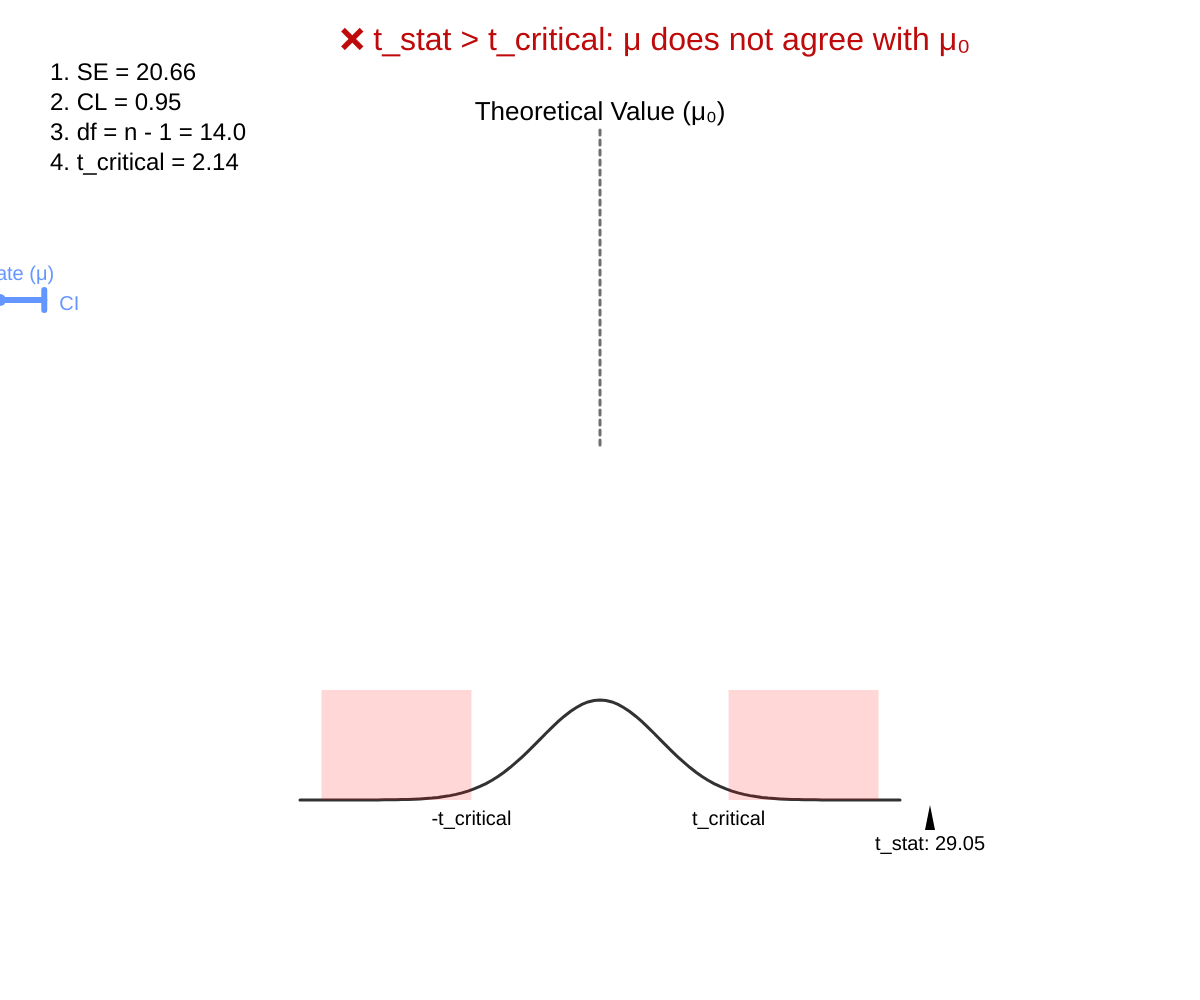
Frame 1 (no input)
Frame 60 (no input): identical to frame 1, image omitted
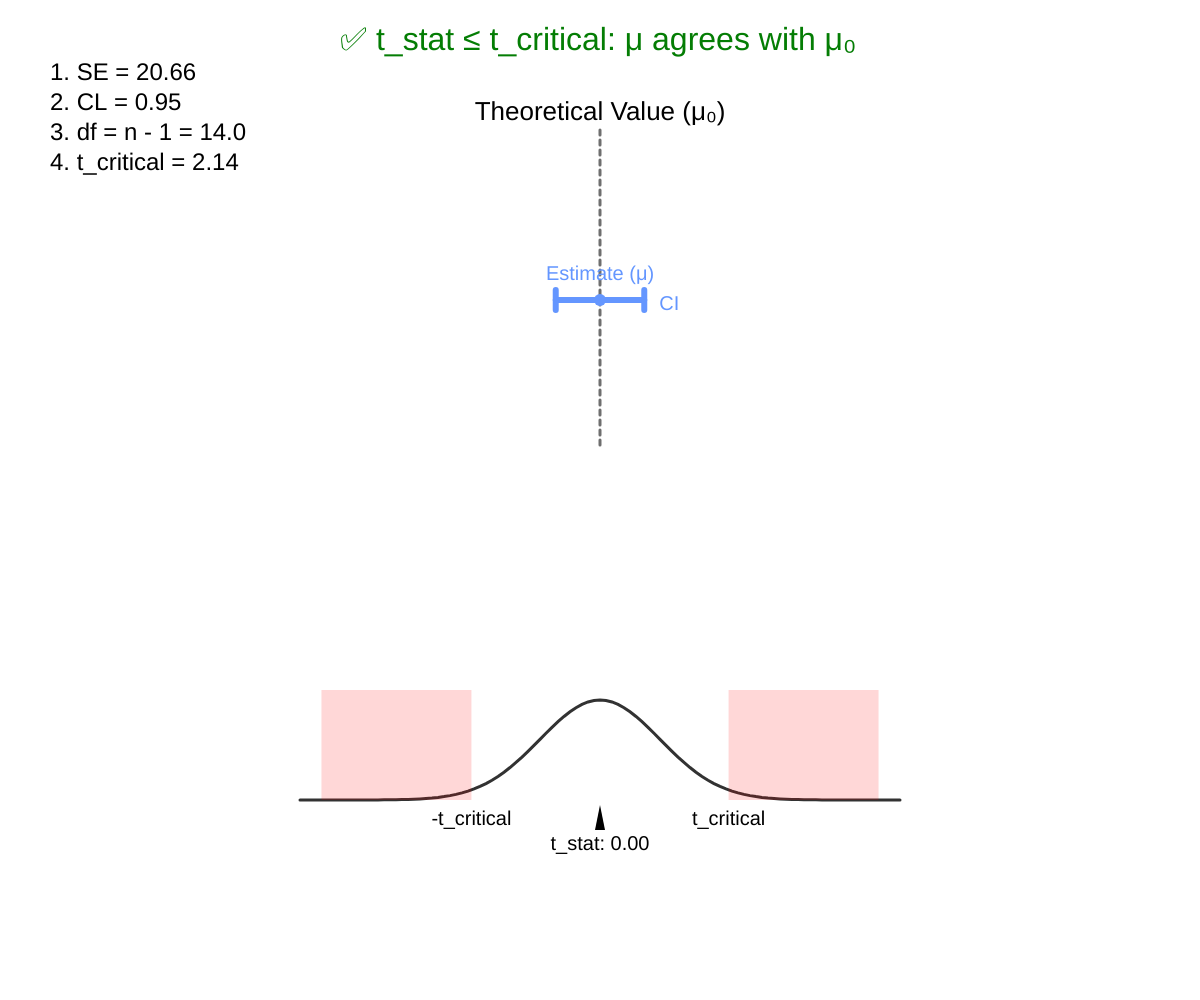
Frame 120 (the mouse pressed at the canvas centre since frame 60)

The p5.js sketch that drew these frames (run headless with seeded random() and noise() and a simulated clock; from frame 60 on, the mouse is pressed at the canvas centre):

// p5.js sketch
// ── sketch.js
let n = 15; 
let s = 80; // Increased from 40 to 80 to make the CI interval larger
let mu0;    // Theoretical value (Fixed)
let mu;     // Estimate (Moving)
let cl = 0.95; // Confidence Level

function setup() {
  createCanvas(windowWidth, windowHeight);
  mu0 = width / 2; 
  cursor('pointer');
}

function draw() {
  background(255);
  
  // Interactive Estimate mu based on MouseX
  mu = mouseX;
  
  // Controls for n (Sample Size)
  // Note: Decreasing N via Down Arrow will also make the CI larger!
  if (keyIsPressed && keyCode === UP_ARROW) n += 0.1;
  if (keyIsPressed && keyCode === DOWN_ARROW) n = max(2, n - 0.1);

  // 1. Calculations based on your slide
  let df = n - 1;
  let se = s / sqrt(n);
  let tStat = abs(mu - mu0) / se;
  
  // Approximation for t-critical at CL 0.95
  let tCrit = 2.0 + (2.0 / df); 
  
  // 2. Draw the Estimate vs Theoretical (Top)
  drawComparisonLayer(mu0, mu, se, tCrit);
  
  // 3. Draw the t-distribution logic (Bottom)
  drawTDistLayer(tStat, tCrit);
  
  drawSlideUI(n, df, se, tStat, tCrit);
}

function drawComparisonLayer(m0, m, se, tc) {
  // Draw mu0 (Theoretical Target)
  stroke(110);
  strokeWeight(3);
  drawingContext.setLineDash([5, 5]);
  line(m0, 130, m0, height * 0.45);
  drawingContext.setLineDash([]);
  
  fill(0);
  noStroke();
  textAlign(CENTER);
  textSize(26);
  text("Theoretical Value (μ₀)", m0, 120);

  // Draw Estimate (mu) with Confidence Interval (CI)
  let ciHalfWidth = tc * se;
  stroke(100, 150, 255);
  strokeWeight(6); // Thicker line for better visibility
  line(m - ciHalfWidth, height * 0.3, m + ciHalfWidth, height * 0.3); // CI Line
  
  // End caps for the CI
  line(m - ciHalfWidth, height * 0.3 - 10, m - ciHalfWidth, height * 0.3 + 10);
  line(m + ciHalfWidth, height * 0.3 - 10, m + ciHalfWidth, height * 0.3 + 10);
  
  fill(100, 150, 255);
  noStroke();
  ellipse(m, height * 0.3, 12, 12); // mu point
  textSize(20);
  text("Estimate (μ)", m, height * 0.3 - 20);
  text("CI", m + ciHalfWidth + 25, height * 0.3 + 10);
}

function drawTDistLayer(ts, tc) {
  let centerX = width / 2;
  let centerY = height * 0.8;
  let scaleX = 60; 
  
  // Curve
  noFill();
  stroke(50);
  strokeWeight(3);
  beginShape();
  for (let t = -5; t <= 5; t += 0.1) {
    let y = exp(-sq(t) / 2) * 100;
    vertex(centerX + t * scaleX, centerY - y);
  }
  endShape();

  // Rejection Regions (Red Squares)
  fill(255, 0, 0, 40);
  noStroke();
  rect(centerX + tc * scaleX, centerY - 110, 150, 110);
  rect(centerX - tc * scaleX - 150, centerY - 110, 150, 110);
  
  // Labels for t-critical
  fill(0);
  textSize(20);
  text("t_critical", centerX + tc * scaleX, centerY + 25);
  text("-t_critical", centerX - tc * scaleX, centerY + 25);

  // Your t-stat pointer
  let pointerX = centerX + ts * scaleX; 
  pointerX = constrain(pointerX, centerX - 5.5 * scaleX, centerX + 5.5 * scaleX);
  
  fill(0);
  triangle(pointerX, centerY + 5, pointerX - 5, centerY + 30, pointerX + 5, centerY + 30);
  text("t_stat: " + nf(ts, 1, 2), pointerX, centerY + 50);
}

function drawSlideUI(n, df, se, ts, tc) {
  fill(0);
  textAlign(LEFT);
  textSize(24);
  text(`1. SE = ${nf(se, 1, 2)}`, 50, 80);
  text(`2. CL = 0.95`, 50, 110);
  text(`3. df = n - 1 = ${nf(df, 1, 1)}`, 50, 140);
  text(`4. t_critical = ${nf(tc, 1, 2)}`, 50, 170);
  
  textSize(32);
  if (ts <= tc) {
    fill(4, 125, 4);
    text("✅ t_stat ≤ t_critical: μ agrees with μ₀", width / 2 - 260, 50);
  } else {
    fill(190, 10, 10);
    text("❌ t_stat > t_critical: μ does not agree with μ₀", width / 2 - 260, 50);
  }
}

function windowResized() {
  resizeCanvas(windowWidth, windowHeight);
}
